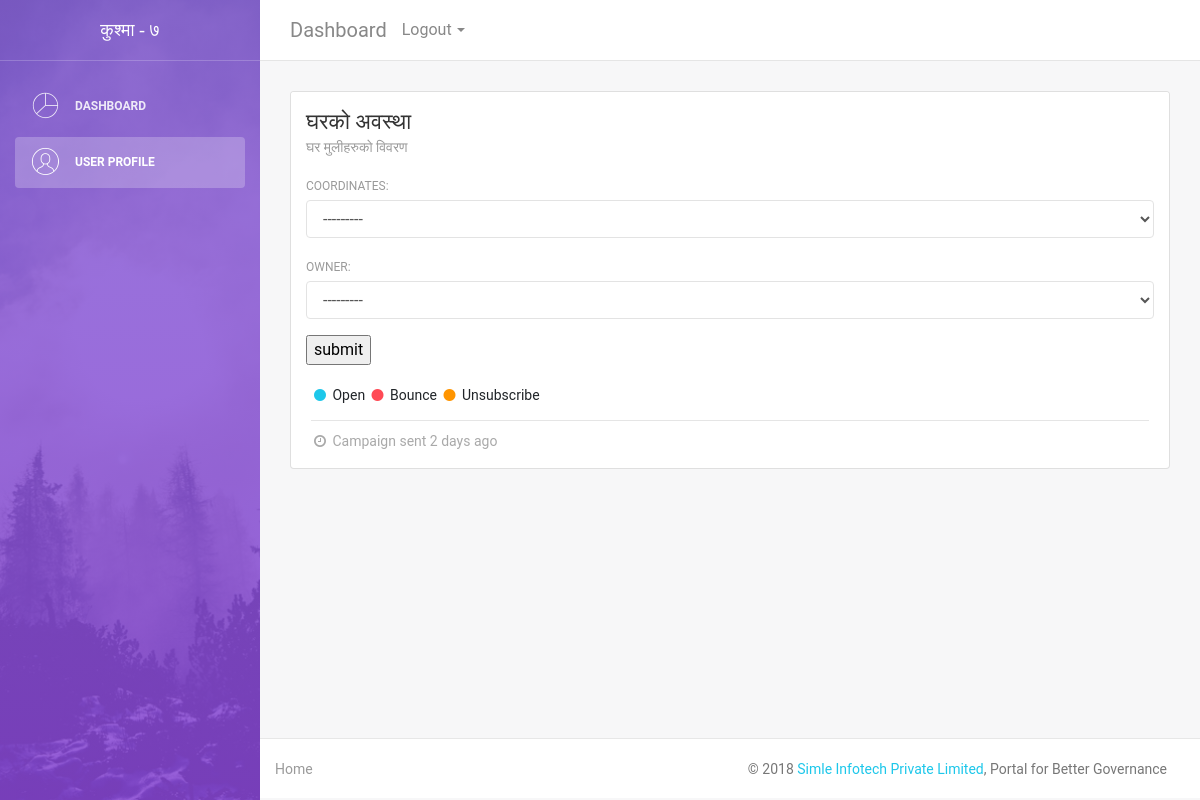
/forms/house/90/90/house/ (signed in), run on an earlier commit of the app's database.
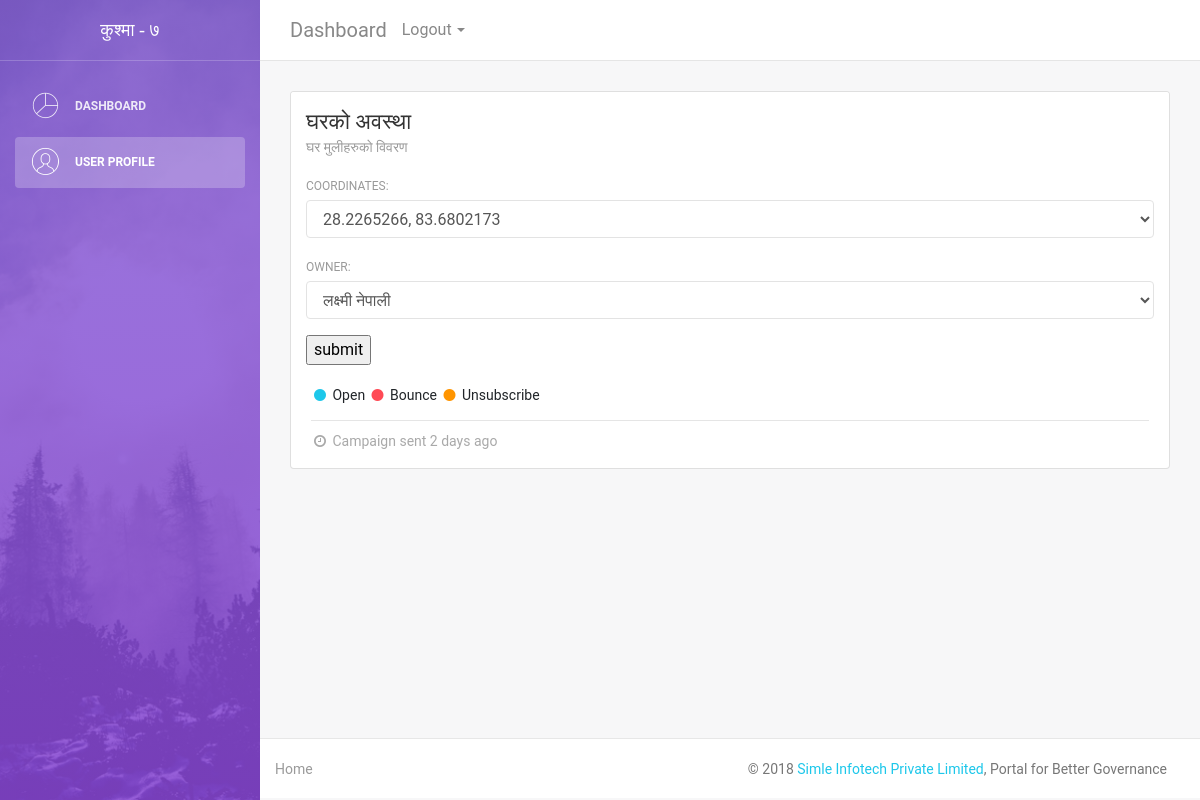
And on a later commit of the database.
### personal/submodels/family.py (models this page shows)
class House(models.Model):
    coordinates = models.ForeignKey(GeoCode, on_delete = models.CASCADE)
    owner = models.ForeignKey(Family, on_delete = models.CASCADE, blank=True, null=True)

### formentry/views.py (the view)
# urls.py: path('house/<int:geo>/<int:pid>/house/',views.house_entry, name='house_entry'),
@login_required(login_url='users:login')
def house_entry(request,geo=0, pid=0 ):
    request.session['myurl'] = request.path
    coordinate = GeoCode(pk=geo)
    try:
        my_house = House.objects.get(coordinates=coordinate)
        form = HouseForm(request.POST or None, instance=my_house)
    except House.DoesNotExist:
        if pid ==0:
            return redirect('formentry:family_details', house=0,  fid=0, geo=geo, pid=0)
        owner = Family(id=pid)
        my_house = House(coordinates=coordinate, owner=owner)
        form = HouseForm(request.POST or None, instance=my_house)
    add_others = True
    if form.is_valid():
        house_saved = form.save()
        return redirect('formentry:family_list', geo=geo)
    return render (request, 'entry_forms/house.html', {'form':form, 'personid':pid, 'geoid':geo, 'add_others':add_others})

### formentry/forms.py
class HouseForm(ModelForm):
    class Meta:
        model = House
        fields = '__all__'

### personal/submodels/family.py (called while the page is built)
    def __str__(self):
        return self.full_coordinates()

    def full_coordinates(self):
        return self.latitude + ", " + self.longitude;

    def __str__(self):
        return self.person_head.full_name()

### personal/submodels/person.py (called while the page is built)
    def full_name(self):
        if self.mname:
            return self.fname + " " + self.mname + " " + self.lname
        else:
            return self.fname + " " + self.lname

### formentry/templates/entry_forms/house.html (shortened to what this page needs)
{% extends 'design/index.html' %}
{% load widget_tweaks %}
{% block content %}
  <div class="row">
      <div class="col-md-12">
          <div class="card ">
              <div class="card-header ">
                  <h4 class="card-title">घरको अवस्था</h4>
                  <p class="card-category">घर मुलीहरुको विवरण</p>
              </div>
              <div class="card-body ">
                  <div id="form" >
                    {% block form-body %}
                    <form action="{% url 'formentry:house_entry' geo=geoid pid=personid %}" method="post">
                      {% for field in form %}
                        <div class="form-group">
                            {{ field.label_tag }}
                            {% if field.name != 'pub_date' %}
                              {{ field |attr:"class:form-control" }}
                            {% else %}
                              {{ field |attr:"class:datetime-input form-control" }}
                            {% endif %}
                        </div>
                    {% endfor %}
                    <input type="submit" value="submit"/>
                    {% endblock %}
                  </form>
                  </div>
              </div>
              <div class="card-footer ">
                  <div class="legend">
                      <i class="fa fa-circle text-info"></i> Open
                      <i class="fa fa-circle text-danger"></i> Bounce
                      <i class="fa fa-circle text-warning"></i> Unsubscribe
                  </div>
                  <hr>
                  <div class="stats">
                      <i class="fa fa-clock-o"></i> Campaign sent 2 days ago
                  </div>
              </div>
            </div>
  </div>
</div>
{% endblock %}
{% block nav %}
  <li >
      <a class="nav-link" href="{% url 'formentry:index' %}">
          <i class="nc-icon nc-chart-pie-35"></i>
          <p>Dashboard</p>
      </a>
  </li>
  <li class="nav-item active">
      <a class="nav-link" href="{% url 'formentry:entry'%}">
          <i class="nc-icon nc-circle-09"></i>
          <p>User Profile</p>
      </a>
  </li>
{% endblock %}

What changed in the data, as far as the page shows it:
added House: coordinates "28.2265266, 83.6802173" "लक्ष्मी नेपाली"
